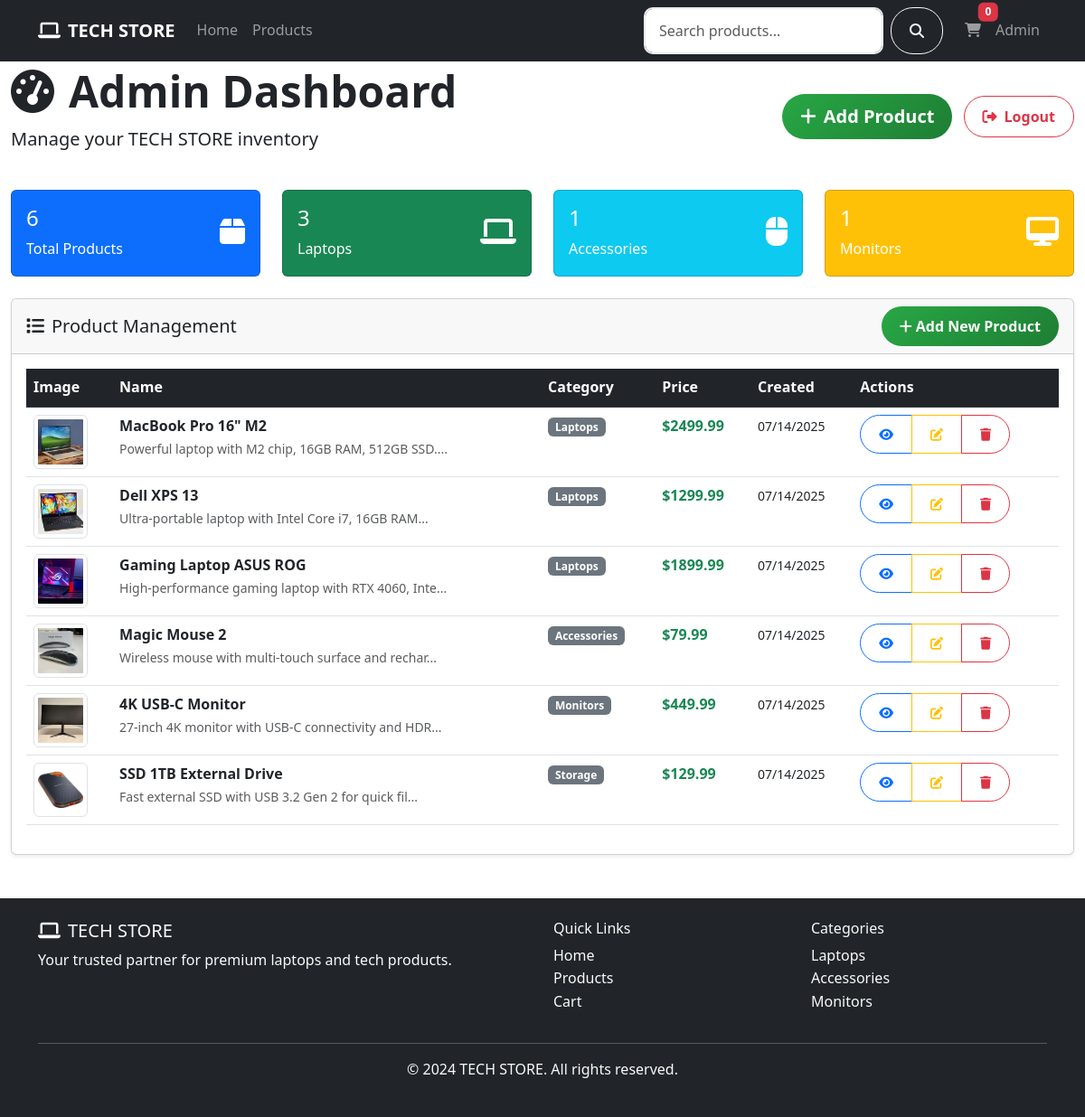
Screenshot of /admin/dashboard (signed in) with the database file from the repository.
### models.py (models this page shows, shortened)
class Product(db.Model):
    id = db.Column(db.Integer, primary_key=True)
    name = db.Column(db.String(200), nullable=False)
    price = db.Column(db.Float, nullable=False)
    description = db.Column(db.Text, nullable=False)
    category = db.Column(db.String(100), nullable=False)
    image_url = db.Column(db.String(500), nullable=True)
    created_at = db.Column(db.DateTime, default=datetime.utcnow)

### app.py (the view)
    def decorated_function(*args, **kwargs):
        if 'admin_logged_in' not in session:
            return redirect(url_for('admin_login'))
        return f(*args, **kwargs)

### app.py (called while the page is built)
def admin_required(f):
    def decorated_function(*args, **kwargs):
        if 'admin_logged_in' not in session:
            return redirect(url_for('admin_login'))
        return f(*args, **kwargs)
    decorated_function.__name__ = f.__name__
    return decorated_function

@app.route('/admin/dashboard')
@admin_required
def admin_dashboard():
    products = Product.query.all()
    total_products = len(products)
    return render_template('admin_dashboard.html', products=products, total_products=total_products)

### templates/admin_dashboard.html (shortened to what this page needs)
{% extends "base.html" %}
{% block content %}
<div class="container-fluid">
    <div class="row mb-4">
        <div class="col-12">
            <div class="d-flex justify-content-between align-items-center">
                <div>
                    <h1 class="display-5 fw-bold">
                        <i class="fas fa-tachometer-alt me-3"></i>Admin Dashboard
                    </h1>
                    <p class="lead">Manage your TECH STORE inventory</p>
                </div>
                <div>
                    <a href="{{ url_for('add_product') }}" class="btn btn-success btn-lg me-2">
                        <i class="fas fa-plus me-2"></i>Add Product
                    </a>
                    <a href="{{ url_for('admin_logout') }}" class="btn btn-outline-danger">
                        <i class="fas fa-sign-out-alt me-2"></i>Logout
                    </a>
                </div>
            </div>
        </div>
    </div>
    <div class="row mb-4">
        <div class="col-md-3">
            <div class="card bg-primary text-white">
                <div class="card-body">
                    <div class="d-flex justify-content-between">
                        <div>
                            <h4>{{ total_products }}</h4>
                            <p class="mb-0">Total Products</p>
                        </div>
                        <div class="align-self-center">
                            <i class="fas fa-box fa-2x"></i>
                        </div>
                    </div>
                </div>
            </div>
        </div>
        <div class="col-md-3">
            <div class="card bg-success text-white">
                <div class="card-body">
                    <div class="d-flex justify-content-between">
                        <div>
                            <h4>{{ products|selectattr('category', 'equalto', 'Laptops')|list|length }}</h4>
                            <p class="mb-0">Laptops</p>
                        </div>
                        <div class="align-self-center">
                            <i class="fas fa-laptop fa-2x"></i>
                        </div>
                    </div>
                </div>
            </div>
        </div>
        <div class="col-md-3">
            <div class="card bg-info text-white">
                <div class="card-body">
                    <div class="d-flex justify-content-between">
                        <div>
                            <h4>{{ products|selectattr('category', 'equalto', 'Accessories')|list|length }}</h4>
                            <p class="mb-0">Accessories</p>
                        </div>
                        <div class="align-self-center">
                            <i class="fas fa-mouse fa-2x"></i>
                        </div>
                    </div>
                </div>
            </div>
        </div>
        <div class="col-md-3">
            <div class="card bg-warning text-white">
                <div class="card-body">
                    <div class="d-flex justify-content-between">
                        <div>
                            <h4>{{ products|selectattr('category', 'equalto', 'Monitors')|list|length }}</h4>
                            <p class="mb-0">Monitors</p>
                        </div>
                        <div class="align-self-center">
                            <i class="fas fa-desktop fa-2x"></i>
                        </div>
                    </div>
                </div>
            </div>
        </div>
    </div>
    <div class="row">
        <div class="col-12">
            <div class="card shadow-sm">
                <div class="card-header d-flex justify-content-between align-items-center">
                    <h5 class="mb-0"><i class="fas fa-list me-2"></i>Product Management</h5>
                    <a href="{{ url_for('add_product') }}" class="btn btn-success">
                        <i class="fas fa-plus me-1"></i>Add New Product
                    </a>
                </div>
                <div class="card-body">
                    {% if products %}
                    <div class="table-responsive">
                        <table class="table table-hover">
                            <thead class="table-dark">
                                <tr>
                                    <th>Image</th>
                                    <th>Name</th>
                                    <th>Category</th>
                                    <th>Price</th>
                                    <th>Created</th>
                                    <th>Actions</th>
                                </tr>
                            </thead>
                            <tbody>
                                {% for product in products %}
                                <tr>
                                    <td>
                                        {% if product.image_url %}
                                            <img src="{{ product.image_url }}" alt="{{ product.name }}"
                                                 class="img-thumbnail" style="width: 60px; height: 60px; object-fit: cover;">
                                        {% else %}
                                            <div class="bg-light d-flex align-items-center justify-content-center"
                                                 style="width: 60px; height: 60px;">
                                                <i class="fas fa-image text-muted"></i>
                                            </div>
                                        {% endif %}
                                    </td>
                                    <td>
                                        <strong>{{ product.name }}</strong><br>
                                        <small class="text-muted">{{ product.description[:50] }}{% if product.description|length > 50 %}...{% endif %}</small>
                                    </td>
                                    <td>
                                        <span class="badge bg-secondary">{{ product.category }}</span>
                                    </td>
                                    <td>
                                        <span class="fw-bold text-success">${{ "%.2f"|format(product.price) }}</span>
                                    </td>
                                    <td>
                                        <small>{{ product.created_at.strftime('%m/%d/%Y') if product.created_at else 'N/A' }}</small>
                                    </td>
                                    <td>
                                        <div class="btn-group" role="group">
                                            <a href="{{ url_for('product_detail', product_id=product.id) }}"
                                               class="btn btn-sm btn-outline-primary" target="_blank">
                                                <i class="fas fa-eye"></i>
                                            </a>
                                            <a href="{{ url_for('edit_product', product_id=product.id) }}"
                                               class="btn btn-sm btn-outline-warning">
                                                <i class="fas fa-edit"></i>
                                            </a>
                                            <button class="btn btn-sm btn-outline-danger delete-product-btn"
                                                    data-product-id="{{ product.id }}"
                                                    data-product-name="{{ product.name }}">
                                                <i class="fas fa-trash"></i>
                                            </button>
                                        </div>
                                    </td>
                                </tr>
                                {% endfor %}
                            </tbody>
                        </table>
                    </div>
                    {% endif %}
                </div>
            </div>
        </div>
    </div>
</div>
{% endblock %}

### static/css/style.css (style rules this page uses)
:root { --primary-color: #0d6efd; --secondary-color: #6c757d; --success-color: #198754; --danger-color: #dc3545; --warning-color: #ffc107; --info-color: #0dcaf0; --dark-color: #212529; --light-color: #f8f9fa; --gradient-bg: linear-gradient(135deg, #667eea 0%, #764ba2 100%); --gradient-primary: linear-gradient(135deg, #007bff 0%, #0056b3 100%); --gradient-success: linear-gradient(135deg, #28a745 0%, #1e7e34 100%); --gradient-danger: linear-gradient(135deg, #dc3545 0%, #c82333 100%); }
body { font-family: 'Segoe UI', Tahoma, Geneva, Verdana, sans-serif; line-height: 1.6; }
.btn { border-radius: 25px; padding: 10px 20px; font-weight: 600; transition: all 0.3s ease; }
.btn-success { background: var(--gradient-success); border: none; }

### rows the page displays
Product: image_url (picture), name "MacBook Pro 16\" M2", description "Powerful laptop with M2 chip, 16GB RAM, 512GB SSD.", category "Laptops", price "2499.99", created_at "07/14/2025"
Product: image_url (picture), name "Dell XPS 13", description "Ultra-portable laptop with Intel Core i7, 16GB RAM", category "Laptops", price "1299.99", created_at "07/14/2025"
Product: image_url (picture), name "Gaming Laptop ASUS ROG", description "High-performance gaming laptop with RTX 4060, Inte", category "Laptops", price "1899.99", created_at "07/14/2025"
Product: image_url (picture), name "Magic Mouse 2", description "Wireless mouse with multi-touch surface and rechar", category "Accessories", price "79.99", created_at "07/14/2025"
Product: image_url (picture), name "4K USB-C Monitor", description "27-inch 4K monitor with USB-C connectivity and HDR", category "Monitors", price "449.99", created_at "07/14/2025"
Product: image_url (picture), name "SSD 1TB External Drive", description "Fast external SSD with USB 3.2 Gen 2 for quick fil", category "Storage", price "129.99", created_at "07/14/2025"

### other values shown
{{ total_products }} "6"
{{ products|selectattr('category', 'equalto', 'Laptops')|list|length }} "3"
{{ products|selectattr('category', 'equalto', 'Accessories')|list|length }} "1"
{{ products|selectattr('category', 'equalto', 'Monitors')|list|length }} "1"
